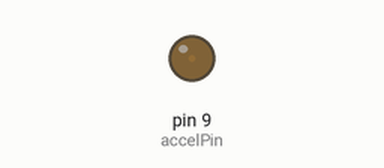
Recording of a sketch running on a simulated Arduino Uno, built with avr-gcc and run on an emulated ATmega328P. Parts: output pins drawn as LEDs (lit = HIGH).

Above: at 0.05 s.
At 2.65 s:
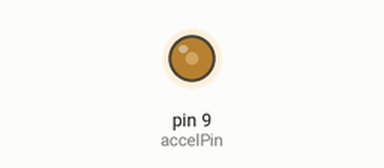
At 4.55 s:
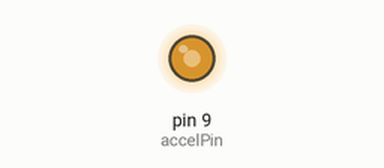
At 9.05 s:
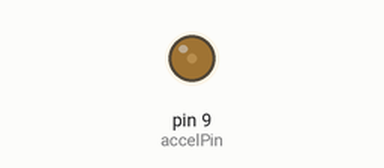
Timing chart, 0 to 13.5 s (numbered marks = the images above):
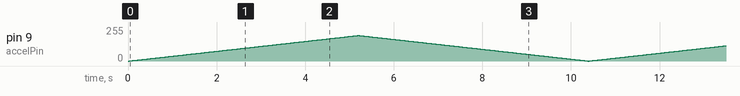

The sketch:

accelCmd.ino
```cpp
int accelPin=9;
float Vcc=5;
float Vmax=3.75;
int dutyCycle=0;
int previousDutyCycle = 0;

float period=5;
float timeStep;
float voltageStep;

boolean maxVoltage= false;

long previousMillis = 0;

void setup() {
  Serial.begin(9600);
  pinMode(accelPin,OUTPUT);

}

void loop() {
  voltageStep=Vmax/Vcc*255;
  timeStep=period/voltageStep*1000;
  unsigned long currentMillis = millis();
  if(currentMillis - previousMillis > timeStep){
    previousMillis = currentMillis;
    if(dutyCycle<Vmax/Vcc*255 && maxVoltage == false )
    {
          dutyCycle++;
          if(dutyCycle >Vmax/Vcc*255){
            maxVoltage = true;
          }
    }
    else {
      dutyCycle--;
      if (dutyCycle <= 0){
        maxVoltage = false;
      }
    }
  }
  analogWrite(accelPin,dutyCycle);
}
```
